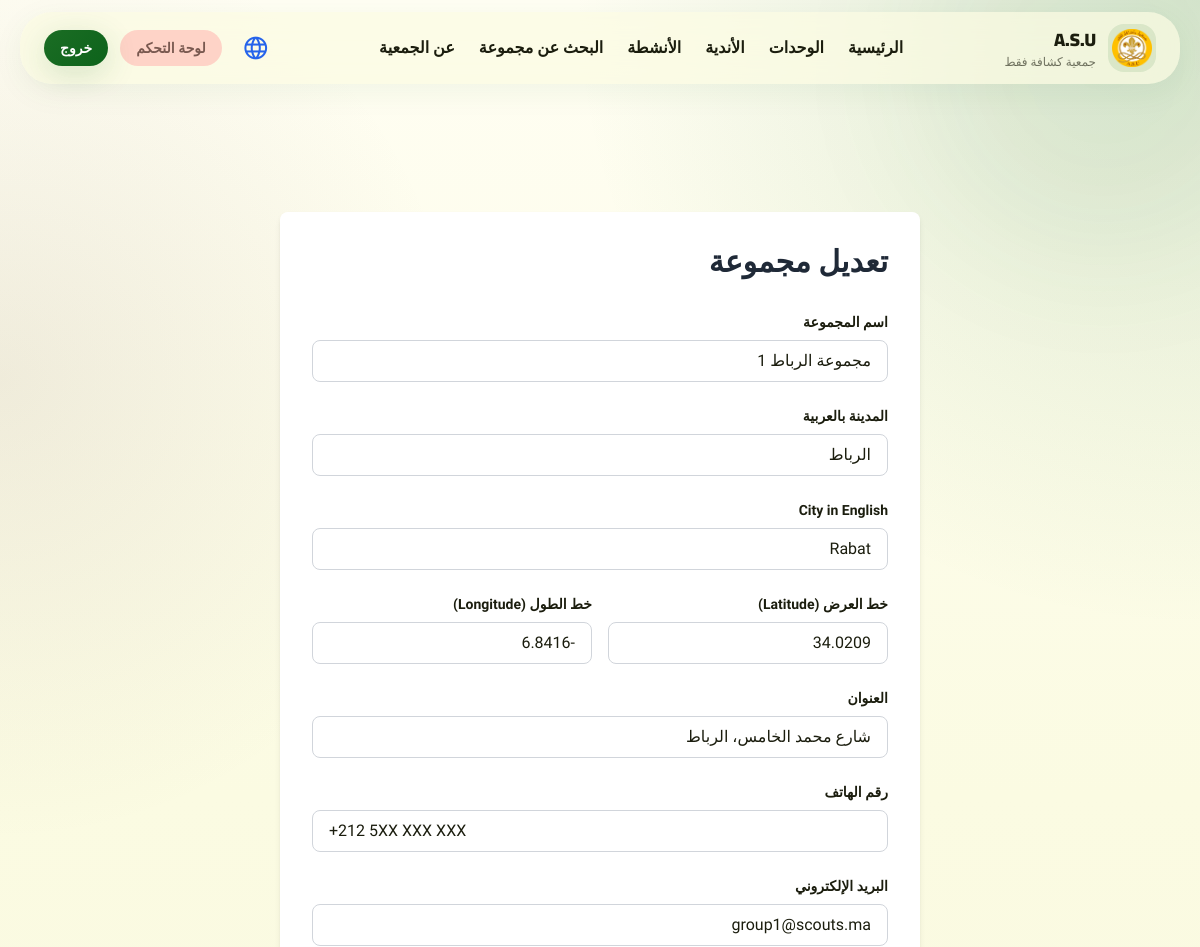
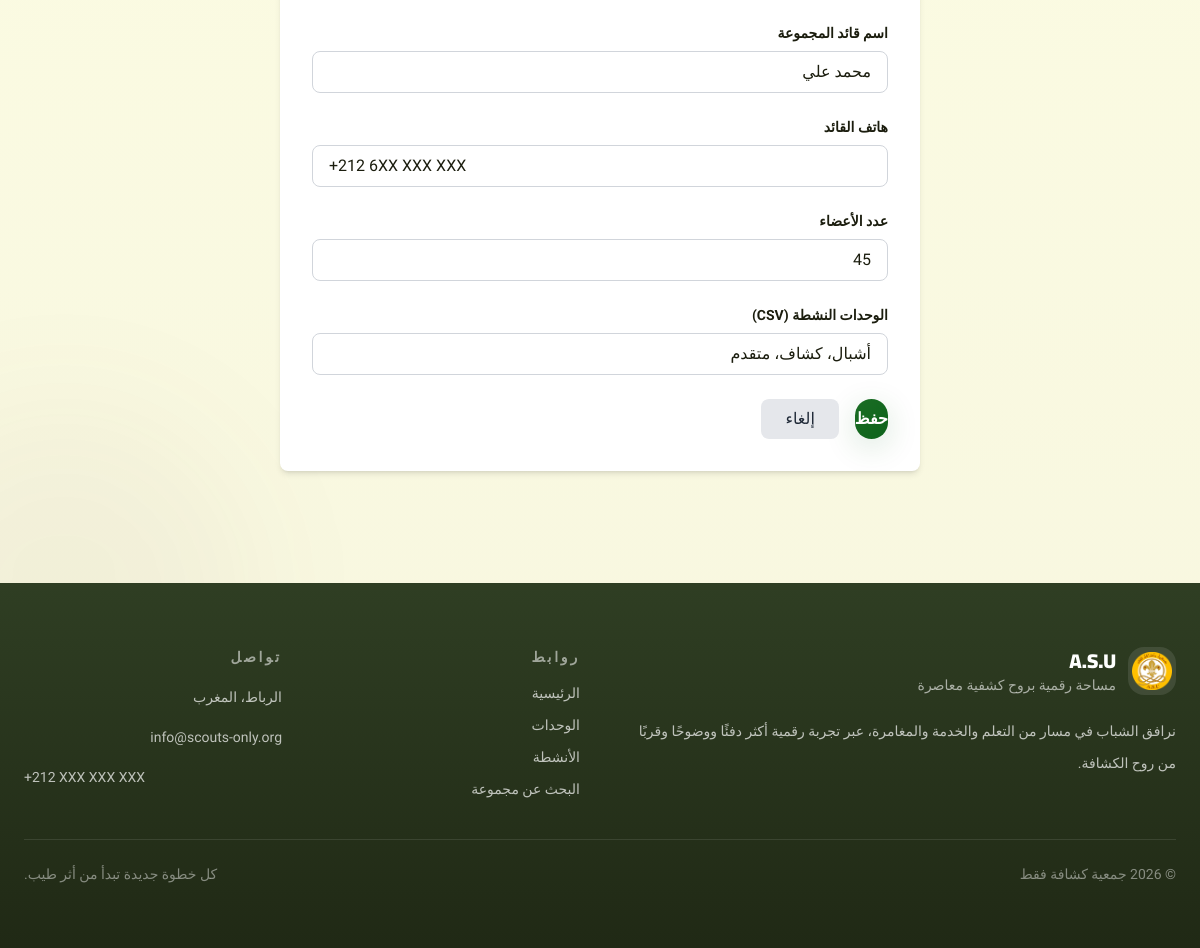
Page /admin/groups/4f5723c1-a376-4d3a-98ee-5cc688024054/edit (signed in) on the committed database (2 pictures, top to bottom).
### models.py (models this page shows, shortened)
class Group(db.Model):
    __tablename__ = 'groups'
    id = db.Column(db.String(36), primary_key=True, default=lambda: str(uuid.uuid4()))
    name = db.Column(db.String(120), nullable=False)
    city_ar = db.Column(db.String(100), nullable=False)
    city_en = db.Column(db.String(100), nullable=False)
    latitude = db.Column(db.Float, nullable=False)
    longitude = db.Column(db.Float, nullable=False)
    address = db.Column(db.Text)
    phone = db.Column(db.String(20))
    email = db.Column(db.String(120))
    leader_name = db.Column(db.String(120))
    leader_phone = db.Column(db.String(20))
    members_count = db.Column(db.Integer, default=0)
    units_active = db.Column(db.String(200))  # CSV of unit types
    created_at = db.Column(db.DateTime, default=datetime.utcnow)
    updated_at = db.Column(db.DateTime, default=datetime.utcnow, onupdate=datetime.utcnow)

### app.py (the view, shortened to what this page needs)
@app.route('/admin/groups/<group_id>/edit', methods=['GET', 'POST'])
@login_required
@admin_required
def admin_edit_group(group_id):
    group = Group.query.get_or_404(group_id)
    return render_template('admin/group_form.html', group=group)

### app.py (called while the page is built)
def get_locale():
    supported = app.config['BABEL_SUPPORTED_LOCALES']
    lang = request.args.get('lang')
    if lang in supported:
        return lang
    lang = session.get('lang')
    if lang in supported:
        return lang
    return request.accept_languages.best_match(supported) or app.config['BABEL_DEFAULT_LOCALE']

@app.before_request
def persist_requested_locale():
    lang = request.args.get('lang')
    if lang in app.config['BABEL_SUPPORTED_LOCALES']:
        session['lang'] = lang

@app.context_processor
def inject_locale():
    return {
        'get_locale': get_locale,
        'translate_field': get_translated_field,
        'current_lang': get_locale(),
        'supported_langs': app.config['BABEL_SUPPORTED_LOCALES']
    }

@login_manager.user_loader
def load_user(user_id):
    return User.query.get(user_id)

def admin_required(f):
    @wraps(f)
    def decorated_function(*args, **kwargs):
        if not current_user.is_authenticated or current_user.role != 'admin':
            flash('غير مصرح لك بالوصول إلى هذه الصفحة', 'error')
            abort(403)
        return f(*args, **kwargs)
    return decorated_function

### templates/admin/group_form.html
{% extends "base.html" %}
{% block content %}
<div class="max-w-2xl mx-auto px-4 py-12">
    <div class="bg-white rounded-lg shadow-md p-8">
        <h1 class="text-3xl font-black text-gray-800 mb-8">{% if group %}تعديل مجموعة{% else %}إضافة مجموعة جديدة{%
            endif %}</h1>
        <form method="POST" class="space-y-6">
            <div>
                <label class="block text-sm font-bold mb-2">اسم المجموعة</label>
                <input type="text" name="name" required value="{{ group.name if group else '' }}"
                    class="w-full px-4 py-2 border border-gray-300 rounded-lg">
            </div>
            <div>
                <label class="block text-sm font-bold mb-2">المدينة بالعربية</label>
                <input type="text" name="city_ar" required value="{{ group.city_ar if group else '' }}"
                    class="w-full px-4 py-2 border border-gray-300 rounded-lg">
            </div>
            <div>
                <label class="block text-sm font-bold mb-2">City in English</label>
                <input type="text" name="city_en" required value="{{ group.city_en if group else '' }}"
                    class="w-full px-4 py-2 border border-gray-300 rounded-lg">
            </div>
            <div class="grid md:grid-cols-2 gap-4">
                <div>
                    <label class="block text-sm font-bold mb-2">خط العرض (Latitude)</label>
                    <input type="number" name="latitude" step="0.0001" required
                        value="{{ group.latitude if group else '' }}"
                        class="w-full px-4 py-2 border border-gray-300 rounded-lg" placeholder="34.0209">
                </div>
                <div>
                    <label class="block text-sm font-bold mb-2">خط الطول (Longitude)</label>
                    <input type="number" name="longitude" step="0.0001" required
                        value="{{ group.longitude if group else '' }}"
                        class="w-full px-4 py-2 border border-gray-300 rounded-lg" placeholder="-6.8416">
                </div>
            </div>
            <div>
                <label class="block text-sm font-bold mb-2">العنوان</label>
                <input type="text" name="address" value="{{ group.address if group else '' }}"
                    class="w-full px-4 py-2 border border-gray-300 rounded-lg">
            </div>
            <div>
                <label class="block text-sm font-bold mb-2">رقم الهاتف</label>
                <input type="tel" name="phone" value="{{ group.phone if group else '' }}"
                    class="w-full px-4 py-2 border border-gray-300 rounded-lg">
            </div>
            <div>
                <label class="block text-sm font-bold mb-2">البريد الإلكتروني</label>
                <input type="email" name="email" value="{{ group.email if group else '' }}"
                    class="w-full px-4 py-2 border border-gray-300 rounded-lg">
            </div>
            <div>
                <label class="block text-sm font-bold mb-2">اسم قائد المجموعة</label>
                <input type="text" name="leader_name" value="{{ group.leader_name if group else '' }}"
                    class="w-full px-4 py-2 border border-gray-300 rounded-lg">
            </div>
            <div>
                <label class="block text-sm font-bold mb-2">هاتف القائد</label>
                <input type="tel" name="leader_phone" value="{{ group.leader_phone if group else '' }}"
                    class="w-full px-4 py-2 border border-gray-300 rounded-lg">
            </div>
            <div>
                <label class="block text-sm font-bold mb-2">عدد الأعضاء</label>
                <input type="number" name="members_count" value="{{ group.members_count if group else 0 }}"
                    class="w-full px-4 py-2 border border-gray-300 rounded-lg">
            </div>
            <div>
                <label class="block text-sm font-bold mb-2">الوحدات النشطة (CSV)</label>
                <input type="text" name="units_active" value="{{ group.units_active if group else '' }}"
                    class="w-full px-4 py-2 border border-gray-300 rounded-lg" placeholder="أشبال، كشاف، متقدم">
            </div>
            <div class="flex gap-4">
                <button type="submit" class="btn-primary">حفظ</button>
                <a href="{{ url_for('admin_groups') }}"
                    class="bg-gray-200 text-gray-800 px-6 py-2 rounded-lg hover:bg-gray-300">إلغاء</a>
            </div>
        </form>
    </div>
</div>
{% endblock %}

### static/css/styles.css (style rules this page uses)
body { font-family: 'Cairo', sans-serif; }
.btn-primary { background-color: #ffcc33; color: #2c160e; }

### templates/base.html (style rules this page uses)
:root { --primary: #0d631b; --primary-container: #2e7d32; --secondary: #77574d; --surface: #fbfbe2; --surface-low: #f5f5dc; --surface-high: #f0efd3; --surface-highest: #fffef3; --on-surface: #1b1d0e; --ghost-border: rgba(191, 202, 186, 0.15); --glass: rgba(251, 251, 226, 0.72); --shadow-soft: 0 8px 32px rgba(13, 99, 27, 0.06); }
* { font-family: 'Almarai', 'Cairo', sans-serif; }
html { scroll-behavior: smooth; }
body { background: radial-gradient(circle at top right, rgba(46, 125, 50, 0.16), transparent 28%), radial-gradient(circle at left 20%, rgba(119, 87, 77, 0.10), transparent 24%), linear-gradient(180deg, #fffef3 0%, var(--surface) 42%, #f7f6df 100%); color: var(--on-surface); }
.btn-primary, .btn-secondary { display: inline-flex; align-items: center; justify-content: center; gap: 0.5rem; border-radius: 9999px; font-weight: 800; transition: transform 0.22s ease, opacity 0.22s ease, box-shadow 0.22s ease; }
.btn-primary { background: linear-gradient(135deg, #1b6d24 0%, #0d631b 100%); color: white; box-shadow: 0 8px 32px rgba(13, 99, 27, 0.16); }

### rows in the picture
Group: name "مجموعة الرباط 1", city_ar "الرباط", city_en "Rabat", latitude "34.0209", longitude "-6.8416", address "شارع محمد الخامس، الرباط", phone "+212 5XX XXX XXX", email "group1@scouts.ma", leader_name "محمد علي", leader_phone "+212 6XX XXX XXX", members_count "45", units_active "أشبال، كشاف، متقدم"

### other values in the picture
{{ text.brand_name }} "جمعية كشافة فقط"
{{ text.nav_home }} "الرئيسية"
{{ text.nav_units }} "الوحدات"
{{ text.nav_clubs }} "الأندية"
{{ text.nav_activities }} "الأنشطة"
{{ text.nav_find_group }} "البحث عن مجموعة"
{{ text.nav_about }} "عن الجمعية"
{{ text.dashboard }} "لوحة التحكم"
{{ text.logout }} "خروج"
{{ text.footer_tagline }} "مساحة رقمية بروح كشفية معاصرة"
{{ text.footer_copy }} "نرافق الشباب في مسار من التعلم والخدمة والمغامرة، عبر تجربة رقمية أكثر دفئًا ووضوحًا وقربًا من روح الكشافة."
{{ text.links }} "روابط"
{{ text.contact }} "تواصل"
{{ text.location }} "الرباط، المغرب"
{{ text.copyright }} "جمعية كشافة فقط"
